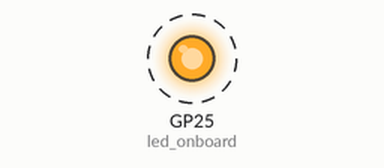
The program below on a simulated Raspberry Pi Pico running MicroPython. Parts: output pins drawn as LEDs (lit = HIGH). Dashed ring = blinking. WiFi joins after 1.5 s; what the program prints to the serial console is not drawn. At 1.5 s the program stops and its outputs stay as they are.

Above: at 0.05 s.
Timing chart, 0 to 3.0 s (numbered marks = the images above):
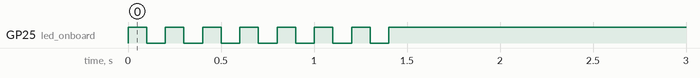

Measured:
- by itself, GP25 (led_onboard): alternates HIGH for 0.10 s and LOW for 0.10 s, 15 changes in all, then stays HIGH

The program:

02_RP_WiFi_Connecting.py
```python
import machine
import network
import time

led_onboard = machine.Pin('LED', machine.Pin.OUT)
ssid = "DDTSW_Classroom_1"
password = "11111111"

def wifi_connect():
    wlan = network.WLAN(network.STA_IF)
    wlan.active(True)

    if not wlan.isconnected():
        print("Connecting to network...")
        wlan.connect(ssid, password)

        while not wlan.isconnected():
            led_onboard.toggle()
            time.sleep_ms(100)

        print(f"Connected to {ssid} successfully!")
        print('Network Config :', wlan.ifconfig())
        led_onboard.value(1)
        return True
    else:
        print("Already connected to network:", wlan.ifconfig())
        return True

if wifi_connect():
    pass
```
